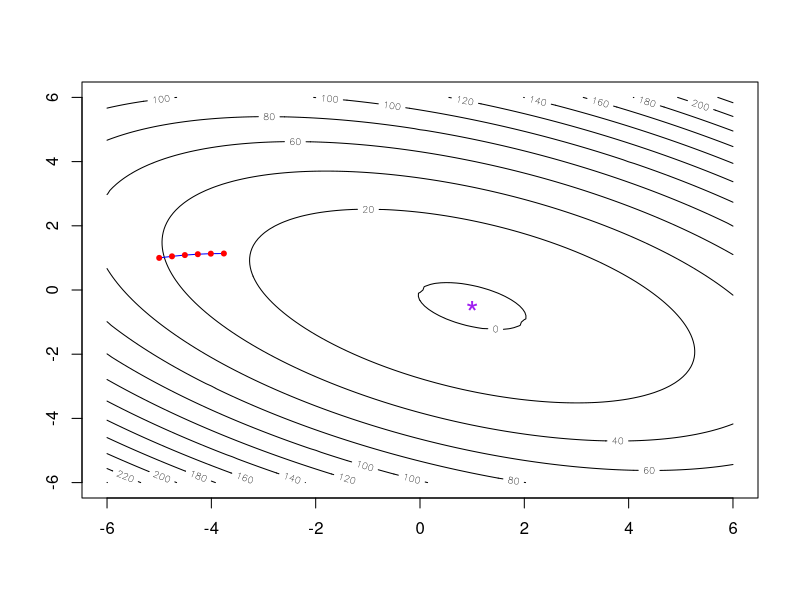

This chart was generated by the following R code: (Note: this script raises an error after producing the figure.)
A = cbind(c(3,2),c(2,6))
b = c(2,-1)
guess = c(-5,1)
steps = 5

ContourGrad = function(x1,x2) { 
  x = matrix(c(x1,x2),nrow=2)
  y =  .5* t(x) %*% A %*% x - t(b) %*% x 
}

xx = seq(  -6, 6, by = .1)
yy = seq(-6, 6, by = .1)
zz = matrix(NA,nrow=length(xx),ncol=length(yy))
for (i in (1:length(xx))) {
  for (j in (1:length(yy)))
    zz[i,j] = ContourGrad(xx[i],yy[j])
}
ResidualWalk = function(A,b,x = rep(0,length(b)),step=.01,n=20) {
  # Walk in the direction of the residual
  # Inputs: symm pos def matrix A, rhs b, number of steps n
  # Output: solution x to Ax=b
  x = cbind(x)
  r = b - A %*% x
  hist = matrix(NA,nrow=2,ncol=n+1)
  hist[,1] = x
  for (i in 1:n ) {
    if (max(abs(r)) < 2*10^-16) break
    x = x + step/(sqrt(t(r) %*% r)[1,1]) * r               # take step
    r = b - A %*% x
    hist[,i+1] = x
  }
  return(list(x=x,history=hist))
}


contour(xx,yy,zz)
xstar = solve(A,b)
points(xstar[1],xstar[2],col='purple',pch="*",cex=2)

hh = ResidualWalk(A,b,x=guess,step=.25,n=steps)$history
xxx = hh[1,]
yyy = hh[2,]
lines(xxx,yyy,col='blue')
points(xxx,yyy,col='red',pch=20)

hh = ConjGrad(A,b,x=guess,history=TRUE)$history
xxx = hh[1,]
yyy = hh[2,]
lines(xxx,yyy,col='blue')
points(xxx,yyy,col='red',pch=20)